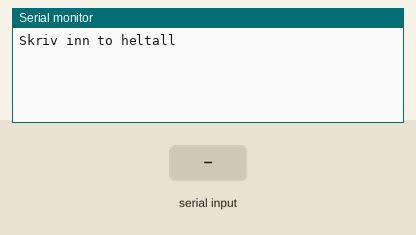
Recording of a sketch running on a simulated Arduino Uno, built with avr-gcc and run on an emulated ATmega328P. Shown: the last lines printed to the serial monitor. Inputs (shaded band) come from the test bench.

Above: at 1.2 s.
1.3 s: "90,45\n" received over Serial
At 2.4 s:
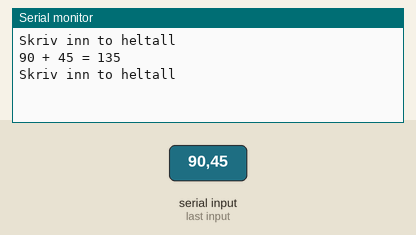
2.8 s: "30,150\n" received over Serial
At 4.3 s:
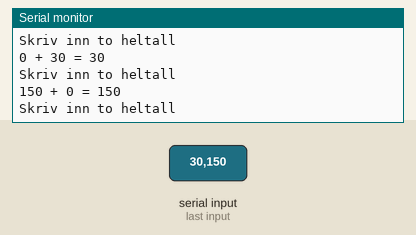

The sketch:

Calculator.ino
```cpp
void setup() {
  Serial.begin(9600);
}

void loop() {
  int tall1, tall2, svar;
  Serial.println("Skriv inn to heltall");

  while(Serial.available() == 0){} // Pause
  tall1 = Serial.parseInt();

  while(Serial.available() == 0){} // Pause
  tall2 = Serial.parseInt();

  svar = tall1 + tall2;
  Serial.print(tall1);
  Serial.print(" + ");
  Serial.print(tall2);
  Serial.print(" = ");
  Serial.println(svar);
  //Serial.println(svar, BIN); // Binary number
}
```

Measured:
- after the input at 1.3 s, the serial monitor: prints a new line at once (image 1)
- after the input at 2.8 s, the serial monitor: prints a new line at once (image 2)
